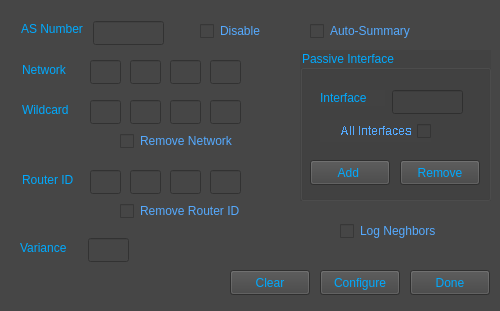
<?xml version="1.0" encoding="UTF-8"?>
<ui version="4.0">
 <class>Eigrp</class>
 <widget class="QWidget" name="Eigrp">
  <property name="geometry">
   <rect>
    <x>0</x>
    <y>0</y>
    <width>500</width>
    <height>311</height>
   </rect>
  </property>
  <property name="windowTitle">
   <string>Form</string>
  </property>
  <property name="styleSheet">
   <string notr="true">gridline-color: rgb(0, 0, 0);
selection-color: rgb(0, 170, 255);
selection-background-color: rgb(66, 66, 66);
background-color: rgb(70, 70, 70);
alternate-background-color: rgb(0, 0, 0);</string>
  </property>
  <widget class="QLabel" name="label">
   <property name="geometry">
    <rect>
     <x>21</x>
     <y>21</y>
     <width>65</width>
     <height>16</height>
    </rect>
   </property>
   <property name="styleSheet">
    <string notr="true">color :rgb(0, 170, 255)</string>
   </property>
   <property name="text">
    <string>AS Number</string>
   </property>
  </widget>
  <widget class="QLineEdit" name="asNumBox">
   <property name="geometry">
    <rect>
     <x>93</x>
     <y>21</y>
     <width>71</width>
     <height>24</height>
    </rect>
   </property>
   <property name="styleSheet">
    <string notr="true">color: rgb(85, 170, 255);
border-color: rgb(0, 0, 0);</string>
   </property>
  </widget>
  <widget class="QLineEdit" name="netBox2">
   <property name="geometry">
    <rect>
     <x>130</x>
     <y>60</y>
     <width>31</width>
     <height>24</height>
    </rect>
   </property>
   <property name="styleSheet">
    <string notr="true">color: rgb(85, 170, 255);
border-color: rgb(0, 0, 0);</string>
   </property>
  </widget>
  <widget class="QLineEdit" name="netBox3">
   <property name="geometry">
    <rect>
     <x>170</x>
     <y>60</y>
     <width>31</width>
     <height>24</height>
    </rect>
   </property>
   <property name="styleSheet">
    <string notr="true">color: rgb(85, 170, 255);
border-color: rgb(0, 0, 0);</string>
   </property>
  </widget>
  <widget class="QLineEdit" name="netBox4">
   <property name="geometry">
    <rect>
     <x>210</x>
     <y>60</y>
     <width>31</width>
     <height>24</height>
    </rect>
   </property>
   <property name="styleSheet">
    <string notr="true">color: rgb(85, 170, 255);
border-color: rgb(0, 0, 0);</string>
   </property>
  </widget>
  <widget class="QCheckBox" name="disableCheck">
   <property name="geometry">
    <rect>
     <x>200</x>
     <y>20</y>
     <width>85</width>
     <height>22</height>
    </rect>
   </property>
   <property name="cursor">
    <cursorShape>PointingHandCursor</cursorShape>
   </property>
   <property name="styleSheet">
    <string notr="true">color: rgb(85, 170, 255);
border-color: rgb(0, 0, 0);</string>
   </property>
   <property name="text">
    <string>Disable</string>
   </property>
  </widget>
  <widget class="QLineEdit" name="wildBox4">
   <property name="geometry">
    <rect>
     <x>210</x>
     <y>100</y>
     <width>31</width>
     <height>24</height>
    </rect>
   </property>
   <property name="styleSheet">
    <string notr="true">color: rgb(85, 170, 255);
border-color: rgb(0, 0, 0);</string>
   </property>
  </widget>
  <widget class="QLineEdit" name="wildBox1">
   <property name="geometry">
    <rect>
     <x>90</x>
     <y>100</y>
     <width>31</width>
     <height>24</height>
    </rect>
   </property>
   <property name="styleSheet">
    <string notr="true">color: rgb(85, 170, 255);
border-color: rgb(0, 0, 0);</string>
   </property>
  </widget>
  <widget class="QLabel" name="label_3">
   <property name="geometry">
    <rect>
     <x>22</x>
     <y>102</y>
     <width>61</width>
     <height>16</height>
    </rect>
   </property>
   <property name="styleSheet">
    <string notr="true">color :rgb(0, 170, 255)</string>
   </property>
   <property name="text">
    <string>Wildcard</string>
   </property>
  </widget>
  <widget class="QLineEdit" name="wildBox2">
   <property name="geometry">
    <rect>
     <x>130</x>
     <y>100</y>
     <width>31</width>
     <height>24</height>
    </rect>
   </property>
   <property name="styleSheet">
    <string notr="true">color: rgb(85, 170, 255);
border-color: rgb(0, 0, 0);</string>
   </property>
  </widget>
  <widget class="QLineEdit" name="wildBox3">
   <property name="geometry">
    <rect>
     <x>170</x>
     <y>100</y>
     <width>31</width>
     <height>24</height>
    </rect>
   </property>
   <property name="styleSheet">
    <string notr="true">color: rgb(85, 170, 255);
border-color: rgb(0, 0, 0);</string>
   </property>
  </widget>
  <widget class="QPushButton" name="exitBtn">
   <property name="geometry">
    <rect>
     <x>410</x>
     <y>270</y>
     <width>80</width>
     <height>25</height>
    </rect>
   </property>
   <property name="cursor">
    <cursorShape>PointingHandCursor</cursorShape>
   </property>
   <property name="styleSheet">
    <string notr="true">color: rgb(0, 170, 255);
background-color: rgb(66, 66, 66);
border-color: rgb(0, 0, 0);</string>
   </property>
   <property name="text">
    <string>Done</string>
   </property>
  </widget>
  <widget class="QPushButton" name="configBtn">
   <property name="geometry">
    <rect>
     <x>320</x>
     <y>270</y>
     <width>80</width>
     <height>25</height>
    </rect>
   </property>
   <property name="cursor">
    <cursorShape>PointingHandCursor</cursorShape>
   </property>
   <property name="styleSheet">
    <string notr="true">color: rgb(0, 170, 255);
background-color: rgb(66, 66, 66);
border-color: rgb(0, 0, 0);</string>
   </property>
   <property name="text">
    <string>Configure</string>
   </property>
   <property name="shortcut">
    <string>Return</string>
   </property>
  </widget>
  <widget class="QPushButton" name="clearBtn">
   <property name="geometry">
    <rect>
     <x>230</x>
     <y>270</y>
     <width>80</width>
     <height>25</height>
    </rect>
   </property>
   <property name="cursor">
    <cursorShape>PointingHandCursor</cursorShape>
   </property>
   <property name="styleSheet">
    <string notr="true">color: rgb(0, 170, 255);
background-color: rgb(66, 66, 66);
border-color: rgb(0, 0, 0);</string>
   </property>
   <property name="text">
    <string>Clear</string>
   </property>
  </widget>
  <widget class="QLineEdit" name="idBox3">
   <property name="geometry">
    <rect>
     <x>170</x>
     <y>170</y>
     <width>31</width>
     <height>24</height>
    </rect>
   </property>
   <property name="styleSheet">
    <string notr="true">color: rgb(85, 170, 255);
border-color: rgb(0, 0, 0);</string>
   </property>
  </widget>
  <widget class="QLineEdit" name="idBox2">
   <property name="geometry">
    <rect>
     <x>130</x>
     <y>170</y>
     <width>31</width>
     <height>24</height>
    </rect>
   </property>
   <property name="styleSheet">
    <string notr="true">color: rgb(85, 170, 255);
border-color: rgb(0, 0, 0);</string>
   </property>
  </widget>
  <widget class="QLineEdit" name="idBox1">
   <property name="geometry">
    <rect>
     <x>90</x>
     <y>170</y>
     <width>31</width>
     <height>24</height>
    </rect>
   </property>
   <property name="styleSheet">
    <string notr="true">color: rgb(85, 170, 255);
border-color: rgb(0, 0, 0);</string>
   </property>
  </widget>
  <widget class="QLabel" name="label_4">
   <property name="geometry">
    <rect>
     <x>22</x>
     <y>172</y>
     <width>61</width>
     <height>16</height>
    </rect>
   </property>
   <property name="styleSheet">
    <string notr="true">color :rgb(0, 170, 255)</string>
   </property>
   <property name="text">
    <string>Router ID</string>
   </property>
  </widget>
  <widget class="QLineEdit" name="idBox4">
   <property name="geometry">
    <rect>
     <x>210</x>
     <y>170</y>
     <width>31</width>
     <height>24</height>
    </rect>
   </property>
   <property name="styleSheet">
    <string notr="true">color: rgb(85, 170, 255);
border-color: rgb(0, 0, 0);</string>
   </property>
  </widget>
  <widget class="QCheckBox" name="removeNetCheck">
   <property name="geometry">
    <rect>
     <x>120</x>
     <y>130</y>
     <width>131</width>
     <height>22</height>
    </rect>
   </property>
   <property name="cursor">
    <cursorShape>PointingHandCursor</cursorShape>
   </property>
   <property name="styleSheet">
    <string notr="true">color: rgb(85, 170, 255);
border-color: rgb(0, 0, 0);</string>
   </property>
   <property name="text">
    <string>Remove Network</string>
   </property>
  </widget>
  <widget class="QCheckBox" name="removeIdCheck">
   <property name="geometry">
    <rect>
     <x>120</x>
     <y>200</y>
     <width>131</width>
     <height>22</height>
    </rect>
   </property>
   <property name="cursor">
    <cursorShape>PointingHandCursor</cursorShape>
   </property>
   <property name="styleSheet">
    <string notr="true">color: rgb(85, 170, 255);
border-color: rgb(0, 0, 0);</string>
   </property>
   <property name="text">
    <string>Remove Router ID</string>
   </property>
  </widget>
  <widget class="QLineEdit" name="netBox1">
   <property name="geometry">
    <rect>
     <x>90</x>
     <y>60</y>
     <width>31</width>
     <height>24</height>
    </rect>
   </property>
   <property name="styleSheet">
    <string notr="true">color: rgb(85, 170, 255);
border-color: rgb(0, 0, 0);</string>
   </property>
  </widget>
  <widget class="QLabel" name="label_2">
   <property name="geometry">
    <rect>
     <x>22</x>
     <y>62</y>
     <width>61</width>
     <height>16</height>
    </rect>
   </property>
   <property name="styleSheet">
    <string notr="true">color :rgb(0, 170, 255)</string>
   </property>
   <property name="text">
    <string>Network</string>
   </property>
  </widget>
  <widget class="QCheckBox" name="autoCheck">
   <property name="geometry">
    <rect>
     <x>310</x>
     <y>20</y>
     <width>111</width>
     <height>22</height>
    </rect>
   </property>
   <property name="cursor">
    <cursorShape>PointingHandCursor</cursorShape>
   </property>
   <property name="styleSheet">
    <string notr="true">color: rgb(85, 170, 255);
border-color: rgb(0, 0, 0);</string>
   </property>
   <property name="text">
    <string>Auto-Summary</string>
   </property>
  </widget>
  <widget class="QCheckBox" name="logCheck">
   <property name="geometry">
    <rect>
     <x>340</x>
     <y>220</y>
     <width>111</width>
     <height>22</height>
    </rect>
   </property>
   <property name="cursor">
    <cursorShape>PointingHandCursor</cursorShape>
   </property>
   <property name="styleSheet">
    <string notr="true">color: rgb(85, 170, 255);
border-color: rgb(0, 0, 0);</string>
   </property>
   <property name="text">
    <string>Log Neghbors</string>
   </property>
  </widget>
  <widget class="QGroupBox" name="groupBox">
   <property name="geometry">
    <rect>
     <x>300</x>
     <y>50</y>
     <width>191</width>
     <height>151</height>
    </rect>
   </property>
   <property name="styleSheet">
    <string notr="true">color: rgb(0, 170, 255);
selection-color: rgb(0, 170, 255);
selection-background-color: rgb(0, 170, 255);
alternate-background-color: rgb(0, 170, 255);
gridline-color: rgb(0, 0, 127);
background-color: rgb(66, 66, 66);
border-color: rgb(0, 0, 0);</string>
   </property>
   <property name="title">
    <string>Passive Interface</string>
   </property>
   <widget class="QLabel" name="label_5">
    <property name="geometry">
     <rect>
      <x>20</x>
      <y>40</y>
      <width>65</width>
      <height>16</height>
     </rect>
    </property>
    <property name="styleSheet">
     <string notr="true">color :rgb(0, 170, 255)</string>
    </property>
    <property name="text">
     <string>Interface</string>
    </property>
   </widget>
   <widget class="QLineEdit" name="interfaceBox">
    <property name="geometry">
     <rect>
      <x>92</x>
      <y>40</y>
      <width>71</width>
      <height>24</height>
     </rect>
    </property>
    <property name="styleSheet">
     <string notr="true">color: rgb(85, 170, 255);
border-color: rgb(0, 0, 0);</string>
    </property>
   </widget>
   <widget class="QCheckBox" name="defaultPassCheck">
    <property name="geometry">
     <rect>
      <x>20</x>
      <y>70</y>
      <width>111</width>
      <height>22</height>
     </rect>
    </property>
    <property name="font">
     <font>
      <stylestrategy>NoAntialias</stylestrategy>
     </font>
    </property>
    <property name="cursor">
     <cursorShape>PointingHandCursor</cursorShape>
    </property>
    <property name="layoutDirection">
     <enum>Qt::RightToLeft</enum>
    </property>
    <property name="styleSheet">
     <string notr="true">color: rgb(85, 170, 255);
border-color: rgb(0, 0, 0);</string>
    </property>
    <property name="text">
     <string>All Interfaces</string>
    </property>
   </widget>
   <widget class="QPushButton" name="addPassBtn">
    <property name="geometry">
     <rect>
      <x>10</x>
      <y>110</y>
      <width>80</width>
      <height>25</height>
     </rect>
    </property>
    <property name="cursor">
     <cursorShape>PointingHandCursor</cursorShape>
    </property>
    <property name="styleSheet">
     <string notr="true">color: rgb(0, 170, 255);
background-color: rgb(66, 66, 66);
border-color: rgb(0, 0, 0);</string>
    </property>
    <property name="text">
     <string>Add </string>
    </property>
    <property name="shortcut">
     <string>Return</string>
    </property>
   </widget>
   <widget class="QPushButton" name="removePassBtn">
    <property name="geometry">
     <rect>
      <x>100</x>
      <y>110</y>
      <width>80</width>
      <height>25</height>
     </rect>
    </property>
    <property name="cursor">
     <cursorShape>PointingHandCursor</cursorShape>
    </property>
    <property name="styleSheet">
     <string notr="true">color: rgb(0, 170, 255);
background-color: rgb(66, 66, 66);
border-color: rgb(0, 0, 0);</string>
    </property>
    <property name="text">
     <string>Remove</string>
    </property>
    <property name="shortcut">
     <string>Return</string>
    </property>
   </widget>
  </widget>
  <widget class="QLabel" name="label_6">
   <property name="geometry">
    <rect>
     <x>20</x>
     <y>240</y>
     <width>61</width>
     <height>16</height>
    </rect>
   </property>
   <property name="styleSheet">
    <string notr="true">color :rgb(0, 170, 255)</string>
   </property>
   <property name="text">
    <string>Variance</string>
   </property>
  </widget>
  <widget class="QLineEdit" name="varianceBox">
   <property name="geometry">
    <rect>
     <x>88</x>
     <y>238</y>
     <width>41</width>
     <height>24</height>
    </rect>
   </property>
   <property name="styleSheet">
    <string notr="true">color: rgb(85, 170, 255);
border-color: rgb(0, 0, 0);</string>
   </property>
  </widget>
 </widget>
 <tabstops>
  <tabstop>asNumBox</tabstop>
  <tabstop>disableCheck</tabstop>
  <tabstop>netBox1</tabstop>
  <tabstop>netBox2</tabstop>
  <tabstop>netBox3</tabstop>
  <tabstop>netBox4</tabstop>
  <tabstop>wildBox1</tabstop>
  <tabstop>wildBox2</tabstop>
  <tabstop>wildBox3</tabstop>
  <tabstop>wildBox4</tabstop>
  <tabstop>removeNetCheck</tabstop>
  <tabstop>idBox1</tabstop>
  <tabstop>idBox2</tabstop>
  <tabstop>idBox3</tabstop>
  <tabstop>idBox4</tabstop>
  <tabstop>removeIdCheck</tabstop>
  <tabstop>varianceBox</tabstop>
  <tabstop>autoCheck</tabstop>
  <tabstop>interfaceBox</tabstop>
  <tabstop>defaultPassCheck</tabstop>
  <tabstop>addPassBtn</tabstop>
  <tabstop>removePassBtn</tabstop>
  <tabstop>logCheck</tabstop>
  <tabstop>clearBtn</tabstop>
  <tabstop>configBtn</tabstop>
  <tabstop>exitBtn</tabstop>
 </tabstops>
 <resources/>
 <connections/>
</ui>
